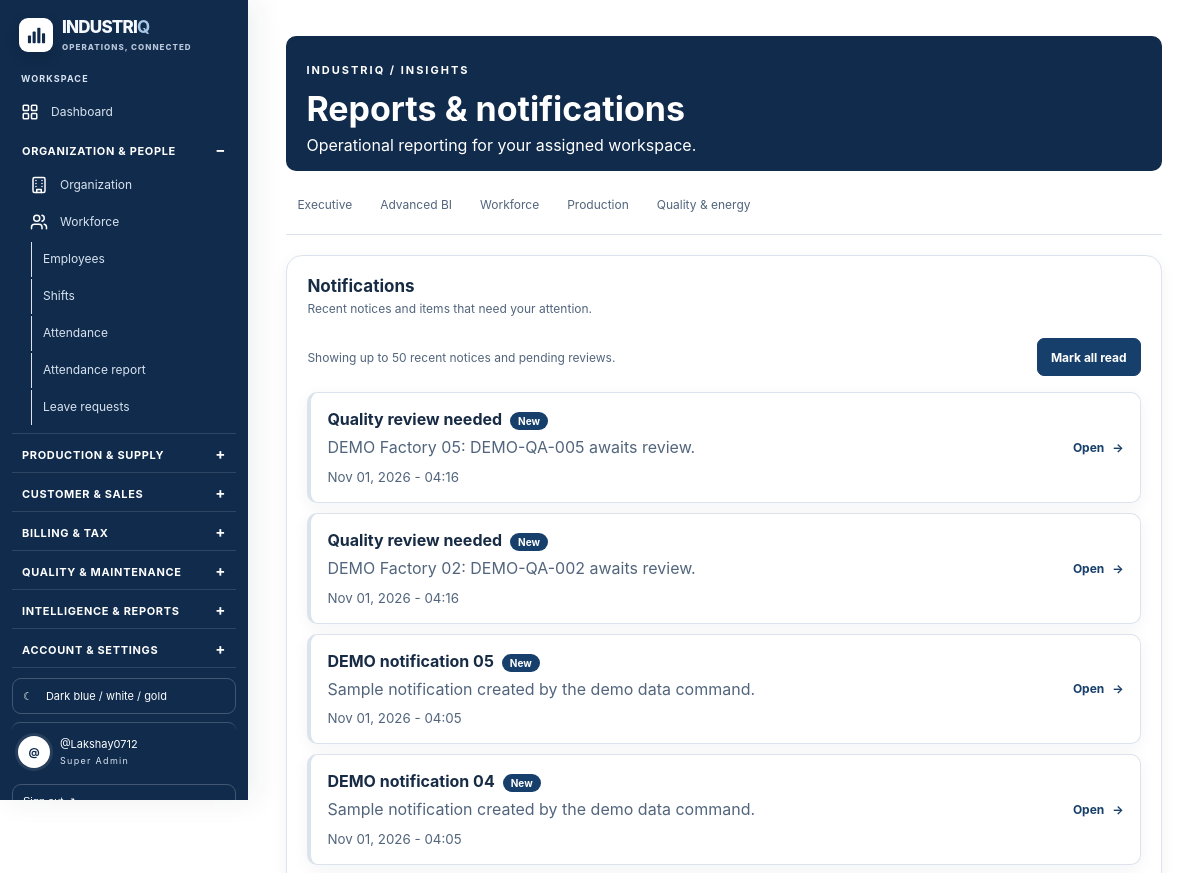
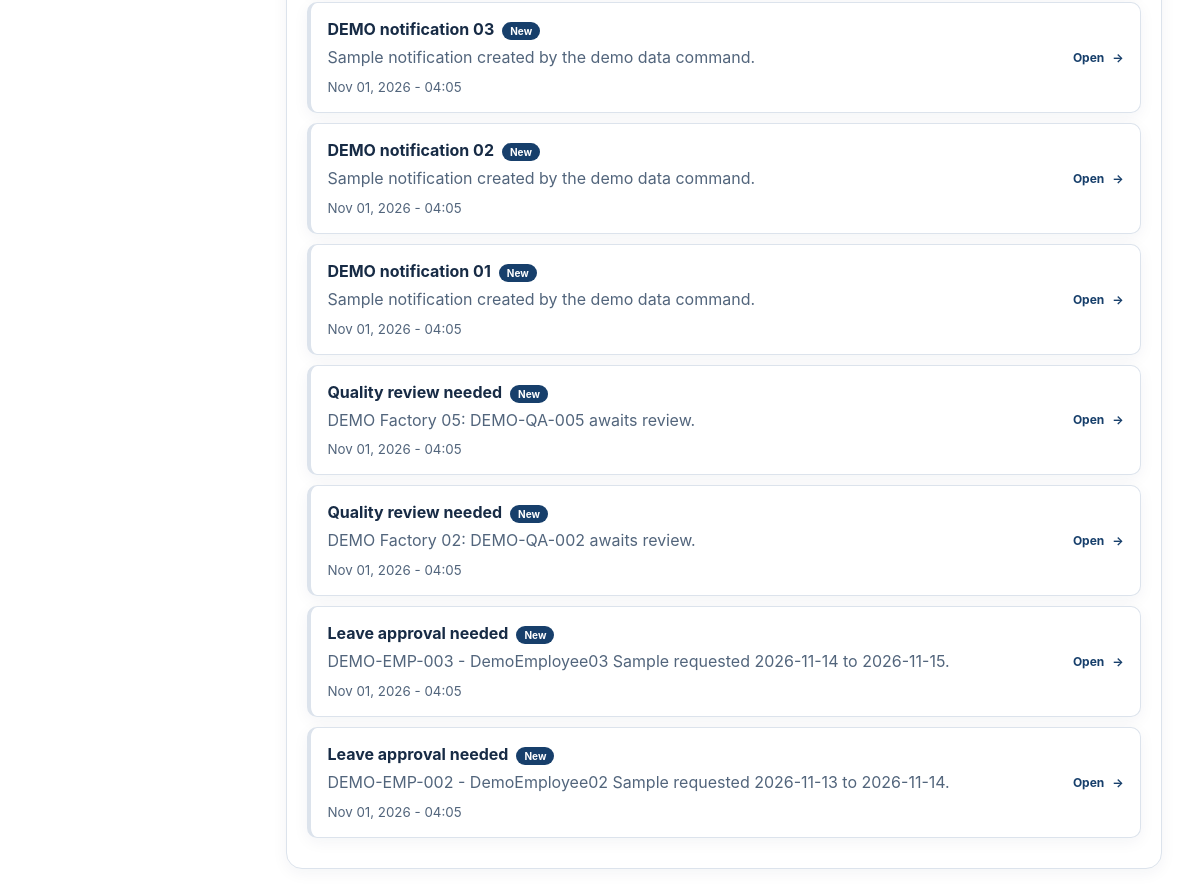
Screenshot of /reports/notifications/ (signed in) with the database file from the repository (2 pictures, top to bottom).
### apps/accounts/models.py (models this page shows, shortened)
class UserProfile(models.Model):
    class Role(models.TextChoices):
        SUPER_ADMIN = "super_admin", "Super Admin"
        COMPANY_ADMIN = "company_admin", "Company Admin"
        FACTORY_MANAGER = "factory_manager", "Factory Manager"
        DEPARTMENT_MANAGER = "department_manager", "Department Manager"
        EMPLOYEE = "employee", "Employee"
    user = models.OneToOneField(
        settings.AUTH_USER_MODEL,
        on_delete=models.CASCADE,
        related_name="profile"
    )
    role = models.CharField(
        max_length=30,
        choices=Role.choices,
        default=Role.EMPLOYEE
    )
    factory_name = models.CharField(max_length=150, blank=True)
    department_name = models.CharField(max_length=150, blank=True)
    phone = models.CharField(max_length=30, blank=True)
    job_title = models.CharField(max_length=120, blank=True)
    date_of_birth = models.DateField(null=True, blank=True)
    address = models.TextField(blank=True)
    bio = models.TextField(blank=True)
    emergency_contact_name = models.CharField(max_length=150, blank=True)
    emergency_contact_phone = models.CharField(max_length=30, blank=True)
    factory = models.ForeignKey(
        "organization.Factory", null=True, blank=True, on_delete=models.SET_NULL,
        related_name="user_profiles"
    )
    department = models.ForeignKey(
        "organization.Department", null=True, blank=True, on_delete=models.SET_NULL,
        related_name="user_profiles"
    )
    company = models.ForeignKey(
        "organization.Company", null=True, blank=True, on_delete=models.SET_NULL,
        related_name="user_profiles"
    )
    created_at = models.DateTimeField(auto_now_add=True)
    updated_at = models.DateTimeField(auto_now=True)

class Notification(models.Model):
    user = models.ForeignKey(settings.AUTH_USER_MODEL, on_delete=models.CASCADE, related_name="notifications")
    title = models.CharField(max_length=180)
    message = models.TextField()
    target_url = models.CharField(max_length=500, blank=True)
    is_read = models.BooleanField(default=False)
    created_at = models.DateTimeField(auto_now_add=True)
    class Meta:
        ordering = ["-created_at"]

### apps/intelligence/models.py (models this page shows, shortened)
class QualityInspection(models.Model):
    class Status(models.TextChoices):
        PENDING = "pending", "Pending review"
        PASS = "pass", "Pass"
        FAIL = "fail", "Fail"
    factory = models.ForeignKey("organization.Factory", on_delete=models.CASCADE, related_name="quality_inspections")
    department = models.ForeignKey("organization.Department", null=True, blank=True, on_delete=models.SET_NULL, related_name="quality_inspections")
    inspected_by = models.ForeignKey(settings.AUTH_USER_MODEL, on_delete=models.SET_NULL, null=True, related_name="quality_inspections")
    product_reference = models.CharField(max_length=150)
    image = models.ImageField(upload_to="quality_inspections/%Y/%m/")
    status = models.CharField(max_length=12, choices=Status.choices, default=Status.PENDING)
    defect_label = models.CharField(max_length=150, blank=True)
    confidence = models.DecimalField(max_digits=5, decimal_places=2, null=True, blank=True, help_text="Optional model confidence percentage.")
    image_brightness = models.DecimalField(max_digits=6, decimal_places=2, null=True, blank=True)
    image_edge_detail = models.DecimalField(max_digits=6, decimal_places=2, null=True, blank=True)
    image_quality_flag = models.BooleanField(default=False)
    length_mm = models.DecimalField(max_digits=10, decimal_places=2, null=True, blank=True)
    width_mm = models.DecimalField(max_digits=10, decimal_places=2, null=True, blank=True)
    height_mm = models.DecimalField(max_digits=10, decimal_places=2, null=True, blank=True)
    notes = models.TextField(blank=True)
    created_at = models.DateTimeField(auto_now_add=True)
    class Meta:
        ordering = ["-created_at"]

### apps/workforce/models.py (models this page shows, shortened)
class LeaveRequest(models.Model):
    class LeaveType(models.TextChoices):
        CASUAL = "casual", "Casual Leave"
        SICK = "sick", "Sick Leave"
        EARNED = "earned", "Earned Leave"
        UNPAID = "unpaid", "Unpaid Leave"
        OTHER = "other", "Other"
    class ApprovalStatus(models.TextChoices):
        PENDING = "pending", "Pending"
        APPROVED = "approved", "Approved"
        REJECTED = "rejected", "Rejected"
    employee = models.ForeignKey(Employee, on_delete=models.CASCADE, related_name="leave_requests")
    leave_type = models.CharField(max_length=20, choices=LeaveType.choices)
    start_date = models.DateField()
    end_date = models.DateField()
    reason = models.TextField()
    status = models.CharField(max_length=20, choices=ApprovalStatus.choices, default=ApprovalStatus.PENDING)
    reviewed_by = models.ForeignKey(settings.AUTH_USER_MODEL, on_delete=models.SET_NULL, null=True, blank=True, related_name="reviewed_leave_requests")
    reviewed_at = models.DateTimeField(null=True, blank=True)
    created_at = models.DateTimeField(auto_now_add=True)
    class Meta:
        ordering = ["-created_at"]

### apps/reports/views.py (the view)
# urls.py: path("notifications/", views.notifications, name="notifications"),
@login_required
def notifications(request):
    profile, companies, factories, departments, employees, attendance, leaves, quality, energy = report_scope(request.user)
    if request.method == "POST":
        Notification.objects.filter(user=request.user, is_read=False).update(is_read=True)
        messages.success(request, "Notifications marked as read.")
        return redirect("reports:notifications")
    pending_leaves = leaves.filter(status=LeaveRequest.ApprovalStatus.PENDING)[:20] if profile.role != UserProfile.Role.EMPLOYEE else leaves.none()
    pending_quality = quality.filter(status=QualityInspection.Status.PENDING)[:20] if profile.role != UserProfile.Role.EMPLOYEE else quality.none()
    notifications = [
        {"title": notice.title, "message": notice.message, "created_at": notice.created_at,
         "target_url": notice.target_url, "is_read": notice.is_read}
        for notice in request.user.notifications.all()[:50]
    ]
    notifications.extend(
        {"title": "Leave approval needed", "message": f"{leave.employee} requested {leave.start_date} to {leave.end_date}.", "created_at": leave.created_at, "target_url": "/workforce/leave/", "is_read": False}
        for leave in pending_leaves
    )
    notifications.extend(
        {"title": "Quality review needed", "message": f"{inspection.factory.name}: {inspection.product_reference} awaits review.", "created_at": inspection.created_at, "target_url": f"/intelligence/quality/{inspection.pk}/review/", "is_read": False}
        for inspection in pending_quality
    )
    notifications.sort(key=lambda item: item["created_at"], reverse=True)
    return render(request, "reports/notifications.html", {"notifications": notifications[:50], "can_review": profile.role != UserProfile.Role.EMPLOYEE})

### apps/accounts/context_processors.py (called while the page is built)
def notification_count(request):
    if not request.user.is_authenticated:
        return {"unread_notification_count": 0}
    try:
        return {"unread_notification_count": request.user.notifications.filter(is_read=False).count()}
    except Exception:
        return {"unread_notification_count": 0}

### apps/workforce/models.py (called while the page is built)
    def __str__(self):
        return f"{self.employee_id} - {self.first_name} {self.last_name}".strip()

### templates/reports/notifications.html (shortened to what this page needs)
{% extends "reports/base.html" %}
{% block content %}
<section class="report-panel" aria-labelledby="notifications-title">
  <header class="report-panel-head">
    <div><h2 id="notifications-title">Notifications</h2><p>Recent notices and items that need your attention.</p></div>
  </header>
  <div class="notification-toolbar">
    <p>Showing up to 50 recent notices and pending reviews.</p>
    <form method="post">{% csrf_token %}<button class="notification-mark-read" type="submit">Mark all read</button></form>
  </div>
  {% for item in notifications %}
  <article class="notification-card {% if not item.is_read %}unread{% endif %}">
    <div class="notification-copy">
      <strong>{{ item.title }}</strong>{% if not item.is_read %}<span class="notification-new">New</span>{% endif %}
      <p>{{ item.message }}</p>
      <small><time datetime="{{ item.created_at|date:'c' }}">{{ item.created_at|date:"M d, Y - H:i" }}</time></small>
    </div>
    {% if item.target_url %}<a class="notification-open" href="{{ item.target_url }}">Open <span aria-hidden="true">&rarr;</span></a>{% endif %}
  </article>
  {% empty %}
  <div class="reports-empty-state"><strong>You are all caught up</strong><p>No new notifications or pending alerts.</p></div>
  {% endfor %}
</section>
{% endblock %}

### templates/partials/app_sidebar.html (shortened to what this page needs)
<aside class="app-sidebar">
  <a class="sidebar-brand" href="{% url 'core:executive_dashboard' %}">
    <span class="sidebar-mark" aria-hidden="true">
    </span>
    <span class="sidebar-wordmark">INDUSTRI<strong>Q</strong><small>OPERATIONS, CONNECTED</small></span>
  </a>
  <nav class="sidebar-nav" aria-label="Main navigation">
    <div class="sidebar-label">WORKSPACE</div>
    <a href="{% url 'core:executive_dashboard' %}" class="{% if request.resolver_match.app_name == 'core' or request.resolver_match.url_name == 'dashboard' %}active{% endif %}">
      <span>
      </span>
      Dashboard
    </a>
    <details class="sidebar-group" open><summary>Organization &amp; people</summary><div class="sidebar-group-items">
    <a href="{% url 'organization:overview' %}" class="{% if request.resolver_match.app_name == 'organization' %}active{% endif %}">
      <span>
      </span>
      Organization
    </a>
    <a href="{% url 'workforce:home' %}" class="{% if request.resolver_match.app_name == 'workforce' and request.resolver_match.url_name == 'home' %}active{% endif %}">
      <span>
      </span>
      Workforce
    </a>
    <a href="{% url 'workforce:employee_list' %}" class="">Employees</a>
    <a href="{% url 'workforce:shift_list' %}" class="">Shifts</a>
    <a href="{% url 'workforce:attendance_list' %}" class="">Attendance</a>
    <a href="{% url 'workforce:attendance_report' %}" class="{% if request.resolver_match.url_name == 'attendance_report' %}active{% endif %}">Attendance report</a>
    <a href="{% url 'workforce:leave_list' %}" class="{% if request.resolver_match.url_name == 'leave_list' or request.resolver_match.url_name == 'leave_review' %}active{% endif %}">Leave requests</a>
    </div></details><details class="sidebar-group"><summary>Production &amp; supply</summary></details><details class="sidebar-group"><summary>Customer &amp; sales</summary></details><details class="sidebar-group"><summary>Billing &amp; tax</summary></details><details class="sidebar-group"><summary>Quality &amp; maintenance</summary></details><details class="sidebar-group"><summary>Intelligence &amp; reports</summary></details><details class="sidebar-group"><summary>Account &amp; settings</summary></details>
  </nav>
  <div class="sidebar-bottom">
    <div class="theme-toggle" aria-label="Active color theme">
      <span class="theme-icon" id="theme-icon">&#9790;</span>
      <span id="theme-label">Dark blue / white / gold</span>
    </div>
    <a class="sidebar-user sidebar-profile-link" href="{% url 'profile' %}" aria-label="Open profile settings">
      <span class="user-dot">{{ request.user.username|first|upper }}</span>
      <span>{{ request.user.get_full_name|default:request.user.username }}<small>{{ request.user.profile.get_role_display }}</small></span>
    </a>
    <form method="post" action="{% url 'logout' %}">
      <button class="sidebar-logout" type="submit">Sign out &#8599;</button>
    </form>
  </div>
</aside>

### templates/reports/base.html (style rules this page uses)
.report-panel { min-width:0;max-width:100%;box-sizing:border-box;background:var(--surface);border:1px solid var(--line);border-radius:var(--report-radius);padding:20px;margin:14px 0;box-shadow:var(--shadow) }
.report-panel-head { display:flex;justify-content:space-between;align-items:flex-start;gap:14px;margin-bottom:17px }
.report-panel-head h2 { margin:0;font-size:17px }
.report-panel-head p { margin:5px 0;color:var(--muted);font-size:12px }
.notification-card { display:flex;justify-content:space-between;align-items:center;gap:16px;padding:16px;margin:10px 0;border:1px solid var(--line);border-radius:10px;background:var(--surface-2) }
.notification-card.unread { border-left:4px solid var(--accent);background:color-mix(in srgb,var(--accent) 5%,var(--surface-2)) }
.notification-card strong { color:var(--text) }
.notification-card p { margin:6px 0;color:var(--muted);line-height:1.55 }
.notification-card small { color:var(--muted) }
.notification-new { margin-left:8px;padding:3px 8px;border-radius:10px;background:var(--accent);color:var(--accent-ink);font-size:10px;font-weight:700 }
.notification-open { flex:0 0 auto;text-decoration:none;font-size:12px;font-weight:650 }
.notification-open span { margin-left:5px }
.notification-toolbar { display:flex;align-items:center;justify-content:space-between;gap:14px;flex-wrap:wrap;margin:2px 0 16px }
.notification-toolbar>p { margin:0;color:var(--muted);font-size:12px }
.notification-mark-read { padding:9px 13px!important }

### rows the page displays
QualityInspection: created_at "Nov 01, 2026 - 04:16"
QualityInspection: created_at "Nov 01, 2026 - 04:16"
Notification: title "DEMO notification 05", message "Sample notification created by the demo data command.", created_at "Nov 01, 2026 - 04:05"
Notification: title "DEMO notification 04", message "Sample notification created by the demo data command.", created_at "Nov 01, 2026 - 04:05"
Notification: title "DEMO notification 03", message "Sample notification created by the demo data command.", created_at "Nov 01, 2026 - 04:05"
Notification: title "DEMO notification 02", message "Sample notification created by the demo data command.", created_at "Nov 01, 2026 - 04:05"
Notification: title "DEMO notification 01", message "Sample notification created by the demo data command.", created_at "Nov 01, 2026 - 04:05"
QualityInspection: created_at "Nov 01, 2026 - 04:05"
QualityInspection: created_at "Nov 01, 2026 - 04:05"
LeaveRequest: created_at "Nov 01, 2026 - 04:05"
LeaveRequest: created_at "Nov 01, 2026 - 04:05"

### other values shown
{{ request.user.username|first|upper }} "@"
{{ request.user.get_full_name|default:request.user.username }} "@Lakshay0712"
{{ request.user.profile.get_role_display }} "Super Admin"
{{ item.title }} "Quality review needed" "Quality review needed" "Quality review needed" "Quality review needed" "Leave approval needed" "Leave approval needed"
{{ item.message }} "DEMO Factory 05: DEMO-QA-005 awaits review." "DEMO Factory 02: DEMO-QA-002 awaits review." "DEMO Factory 05: DEMO-QA-005 awaits review." "DEMO Factory 02: DEMO-QA-002 awaits review." "DEMO-EMP-003 - DemoEmployee03 Sample requested 2026-11-14 to 2026-11-15." "DEMO-EMP-002 - DemoEmployee02 Sample requested 2026-11-13 to 2026-11-14."
